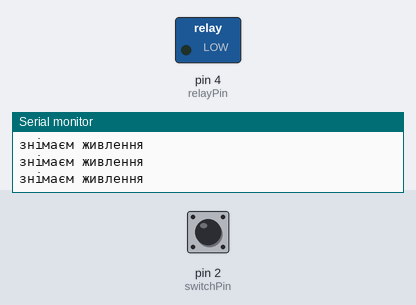
A sketch run on a simulated Arduino Uno, built with avr-gcc and run on an emulated ATmega328P. Parts: switched loads named in the sketch (green lamp = pin HIGH), the last lines printed to the serial monitor. Dashed ring = blinking. The test bench sets the inputs (shaded band); at power-on: pin 2 (switchPin) LOW.

Above: at 1.4 s.
1.5 s: pin 2 (switchPin) pulled HIGH for 1 s
At 1.65 s:
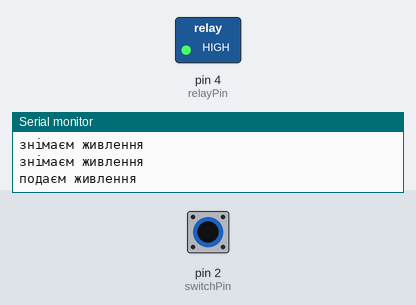
4.0 s: pin 2 (switchPin) pulled HIGH for 0.35 s
At 5.4 s:
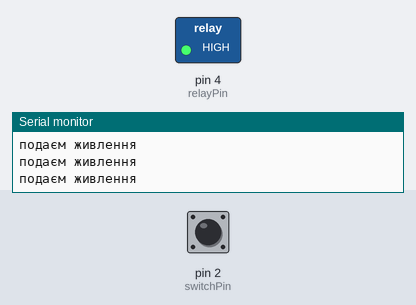
5.8 s: pin 2 (switchPin) pulled HIGH for 3.2 s
At 6.45 s:
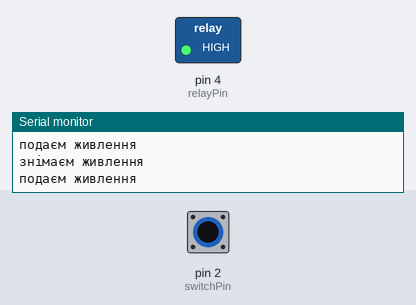
Timing chart, 0 to 10.2 s (numbered marks = the images above; inputs shaded):
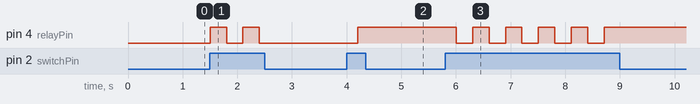

Measured:
- after the input at 1.5 s, pin 4 (relayPin): alternates HIGH for 0.30 s and LOW for 0.30 s, 4 changes in all, then stays LOW, starting at once
- after the input at 4.0 s, pin 4 (relayPin): LOW → HIGH after 0.20 s
- after the input at 5.8 s, pin 4 (relayPin): alternates HIGH for 0.30 s and LOW for 0.30 s, 10 changes in all, then stays HIGH, starting after 0.21 s

The sketch:

RelayWithSensorButton.ino
```cpp
// ініціалізація змінних з номером піна
// Пін, до якого підключено кнопку
unsigned int switchPin = 2;
// Пін до якого підключено реле
unsigned int relayPin = 4;
// змінна для збереження статусу
bool turnOn = false;

void setup() {
  // налаштування режиму пінів
  pinMode(relayPin, OUTPUT);
  pinMode(switchPin, INPUT);
  // налаштування дебаг
  Serial.begin(9600);
}

void loop() {
  // якщо статус == true
  if (digitalRead(switchPin)) {
    // інвертує статус
    turnOn = !turnOn;
  }

  if (turnOn) {
    Serial.println("подаєм живлення");
    digitalWrite(relayPin, HIGH);
  } else {
    Serial.println("знімаєм живлення");
    digitalWrite(relayPin, LOW);
  }

  delay(300);

}
```
